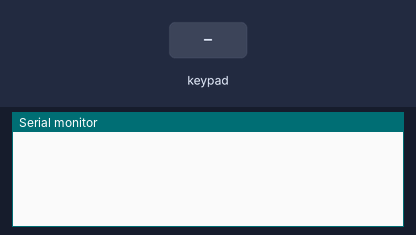
Bench run of a sketch on a simulated Arduino Uno, built with avr-gcc and run on an emulated ATmega328P. On the bench: the last lines printed to the serial monitor. The test bench sets the inputs (shaded band).

Above: at 1.2 s.
1.3 s: keypad keys 9 8 7 6 pressed 0.4 s apart
At 3.9 s:
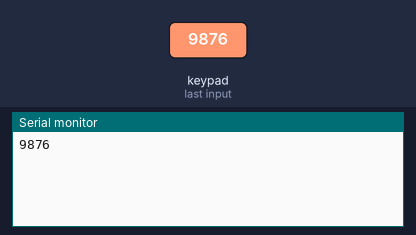
4.4 s: keypad keys 5 4 3 # pressed 0.4 s apart
At 6.2 s:
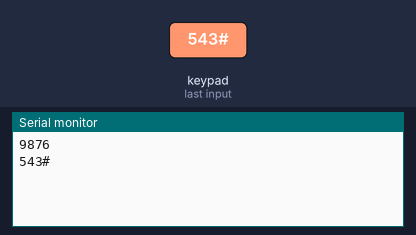
7.5 s: keypad keys 5 4 3 * pressed 0.4 s apart
At 9.7 s:
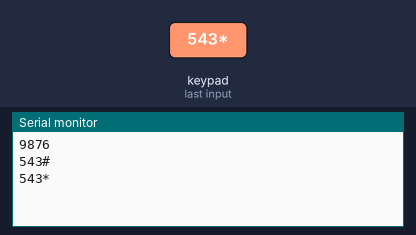

Measured:
- after the input at 1.3 s, the serial monitor: prints a new line after 1.2 s (image 1)
- after the input at 4.4 s, the serial monitor: prints a new line after 1.2 s (image 2)
- after the input at 7.5 s, the serial monitor: prints a new line after 1.2 s (image 3)

The sketch:

keypad.ino
```cpp
#include <Keypad.h>

const byte ROWS = 4; //four rows
const byte COLS = 3; //three columns

char keys[ROWS][COLS] = {
  {'1','2','3'},
  {'4','5','6'},
  {'7','8','9'},
  {'*','0','#'}
};
char key_array[10] ;
byte rowPins[ROWS] = {9, 8, 7, 6}; //connect to the row pinouts of the keypad
byte colPins[COLS] = {5, 4, 3}; //connect to the column pinouts of the keypad
int i=0;

//Create an object of keypad
Keypad keypad = Keypad( makeKeymap(keys), rowPins, colPins, ROWS, COLS );

void setup()
{
  Serial.begin(9600);
}

void loop()
{
  char key = keypad.getKey();   // Read the key
  if(key)
  {
  key_array[i]=key;
  i++;
  }
  // Print if key pressed
  if (i==4)
  {
    Serial.println(key_array);
      i=0;
  }
}
```
